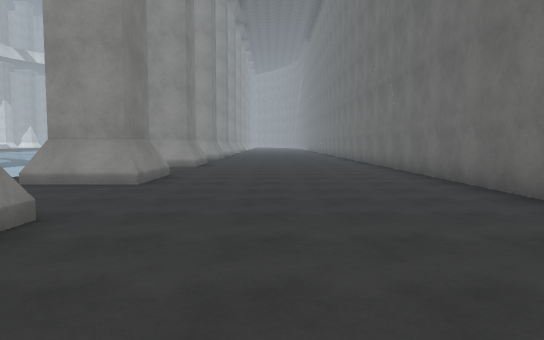
view 1 (above)

22 first-person views from a walk through a Unity game level. The camera is 1.4 m above the floor, tilts 4° down and sees 70° across. The floor is counted in squares, 2 m on a side. Each view is taken from the middle of a square. On the plan, view 1 faces up. The plan holds only what a view shows up to about 11 squares ahead; the rest is blank. The place goes on beyond the plan. The player is left out. Some animated figures are not drawn. Surface patterns are stand-ins for the level's own textures.

view 2
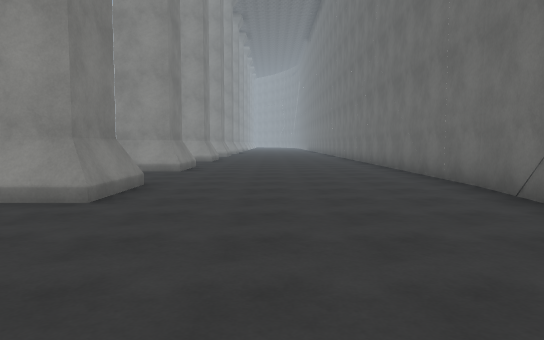

view 3
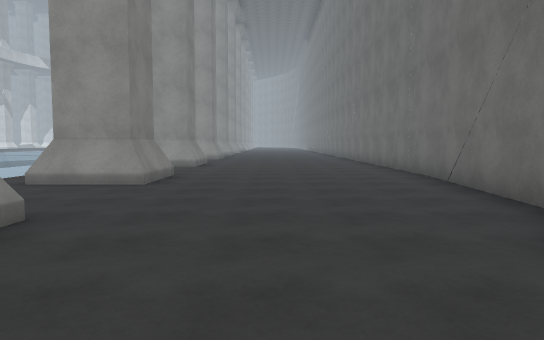

view 4
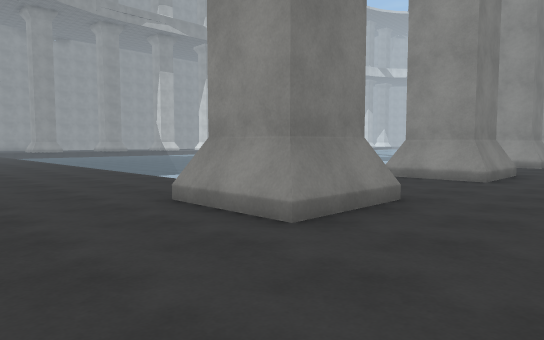

view 5
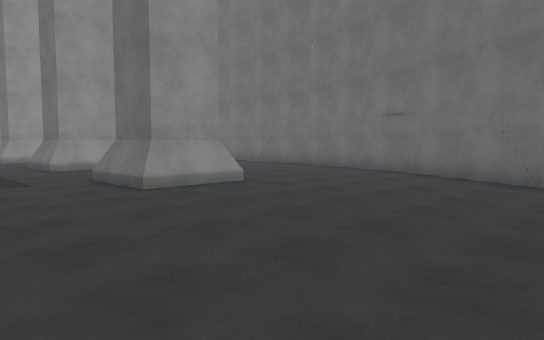

view 6
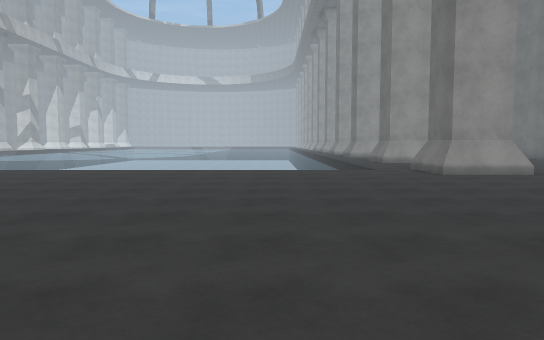

view 7
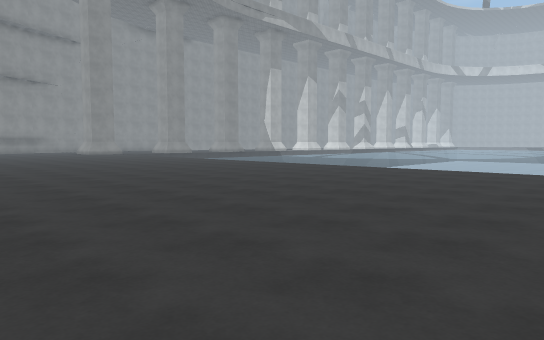

view 8
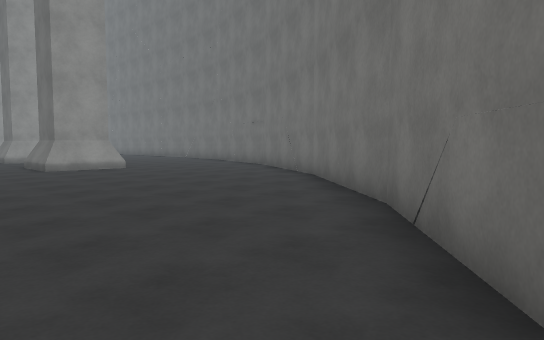

view 9
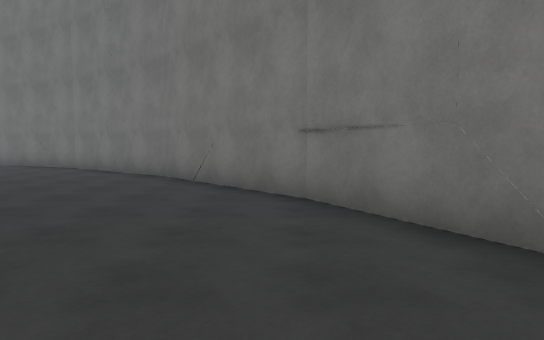

view 10
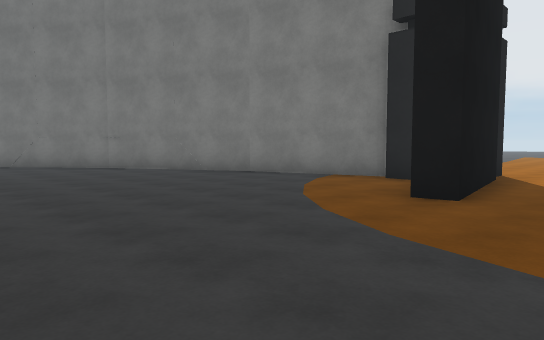

view 11
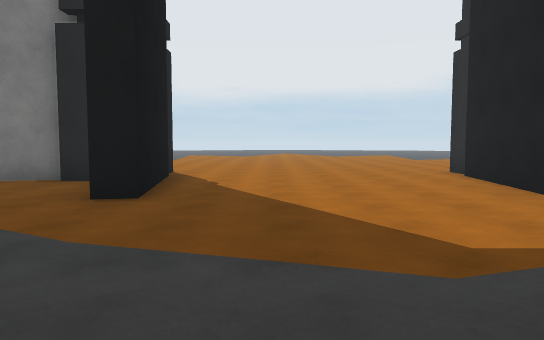

view 12
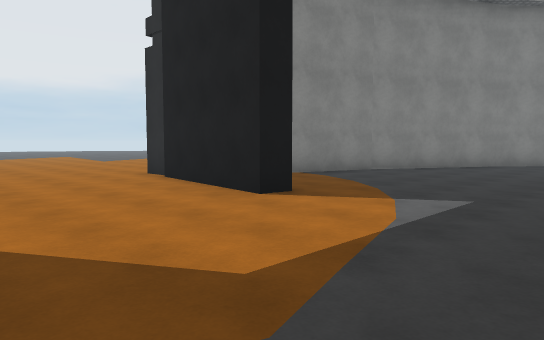

view 13
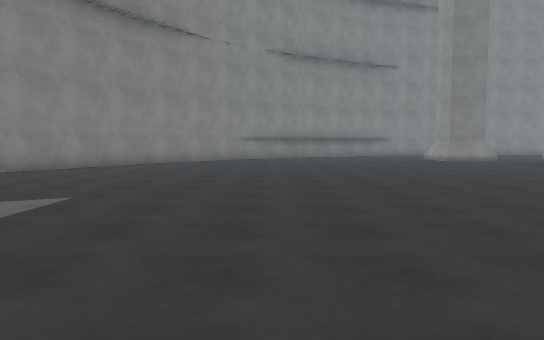

view 14
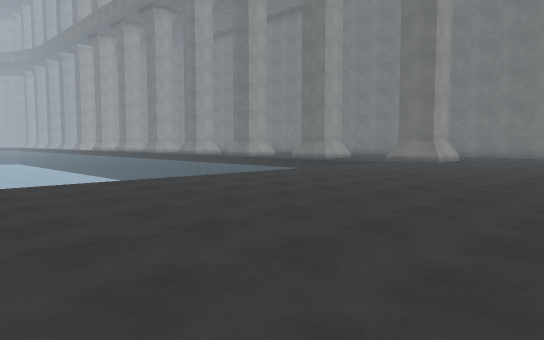

view 15
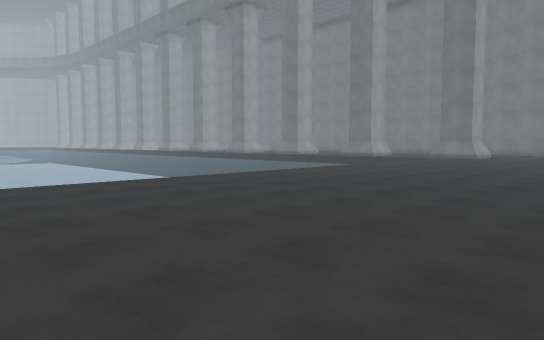

view 16
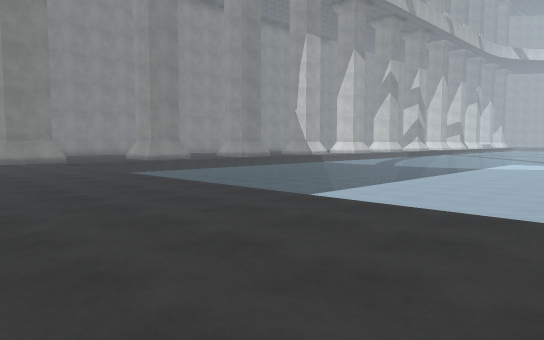

view 17
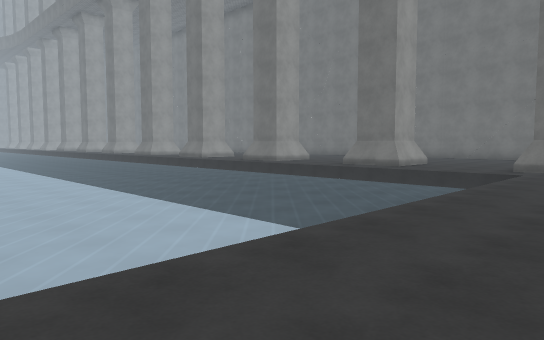

view 18
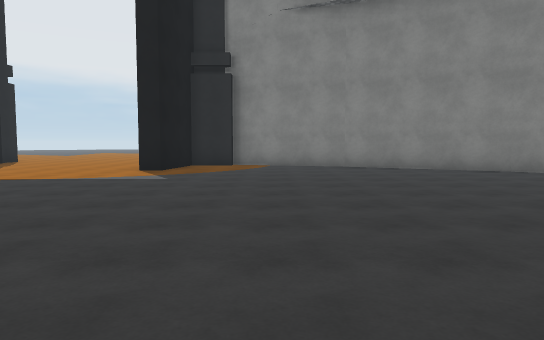

view 19
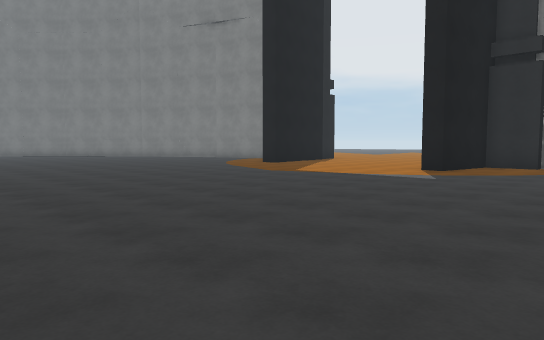

view 20
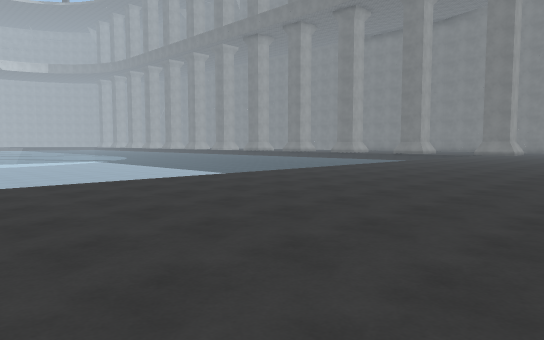

view 21
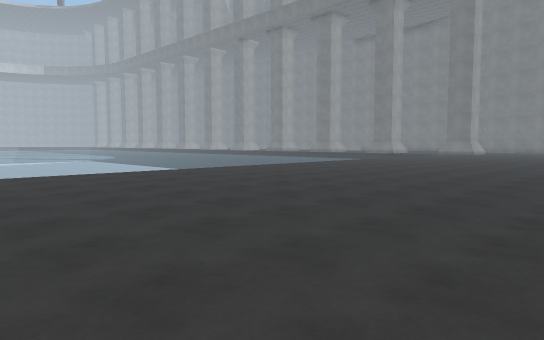

view 22
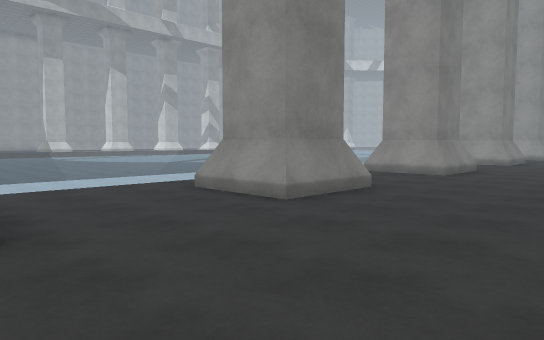

### Floor plan
Key: @ floor where view 1 was taken; # wall or solid block; . floor; = window, fence, low wall or low ledge; v drop or lower ground.
Columns run from 28 left of view 1 to 3 right of it. Each row starts with its distance up from view 1.
 12                         ##..
 11                         .......#
 10                          ......#
  9                          ......#
  8                          #.....#
  7                        .##.....#
  6                        ........#
  5                        ........#
  4                        ........#
  3                        .##.....#
  2                        .##.....#
  1                        ........#
  0                        .....@..#
 -1    =             =     ........#
 -2 vvvv=============vvvvvv.##....
 -3 ........................##....#
 -4 ..............................#
 -5 .............................##
 -6 .............................#
 -7 ............................##
 -8 ............................#
 -9 ...........................##
-10 ..........................##
-11 .........................##
-12 ........................##
-13 .......................##
-14 ......................##
-15 #......#.....#......###
-16 ###....#.....#....###
-17   ######.....######
-18       ##......#
-19       #.......#

Where each view was taken, in squares from view 1:
view 1: 0 up, 0 right, facing up
view 2: 3 down, 0 right, facing up
view 3: 5 down, 0 right, facing up
view 4: 6 down, 0 right, facing up-left
view 5: 9 down, 7 left, facing up-right
view 6: 12 down, 8 left, facing up
view 7: 12 down, 8 left, facing up-left
view 8: 14 down, 7 left, facing up-right
view 9: 14 down, 11 left, facing right
view 10: 10 down, 17 left, facing down-right
view 11: 10 down, 17 left, facing down
view 12: 11 down, 17 left, facing down-left
view 13: 10 down, 17 left, facing left
view 14: 9 down, 18 left, facing up-right
view 15: 9 down, 22 left, facing up-right
view 16: 6 down, 17 left, facing up-left
view 17: 4 down, 15 left, facing up-right
view 18: 5 down, 24 left, facing down
view 19: 5 down, 25 left, facing down-right
view 20: 9 down, 28 left, facing up-right
view 21: 11 down, 28 left, facing up-right
view 22: 3 up, 1 right, facing up-left
